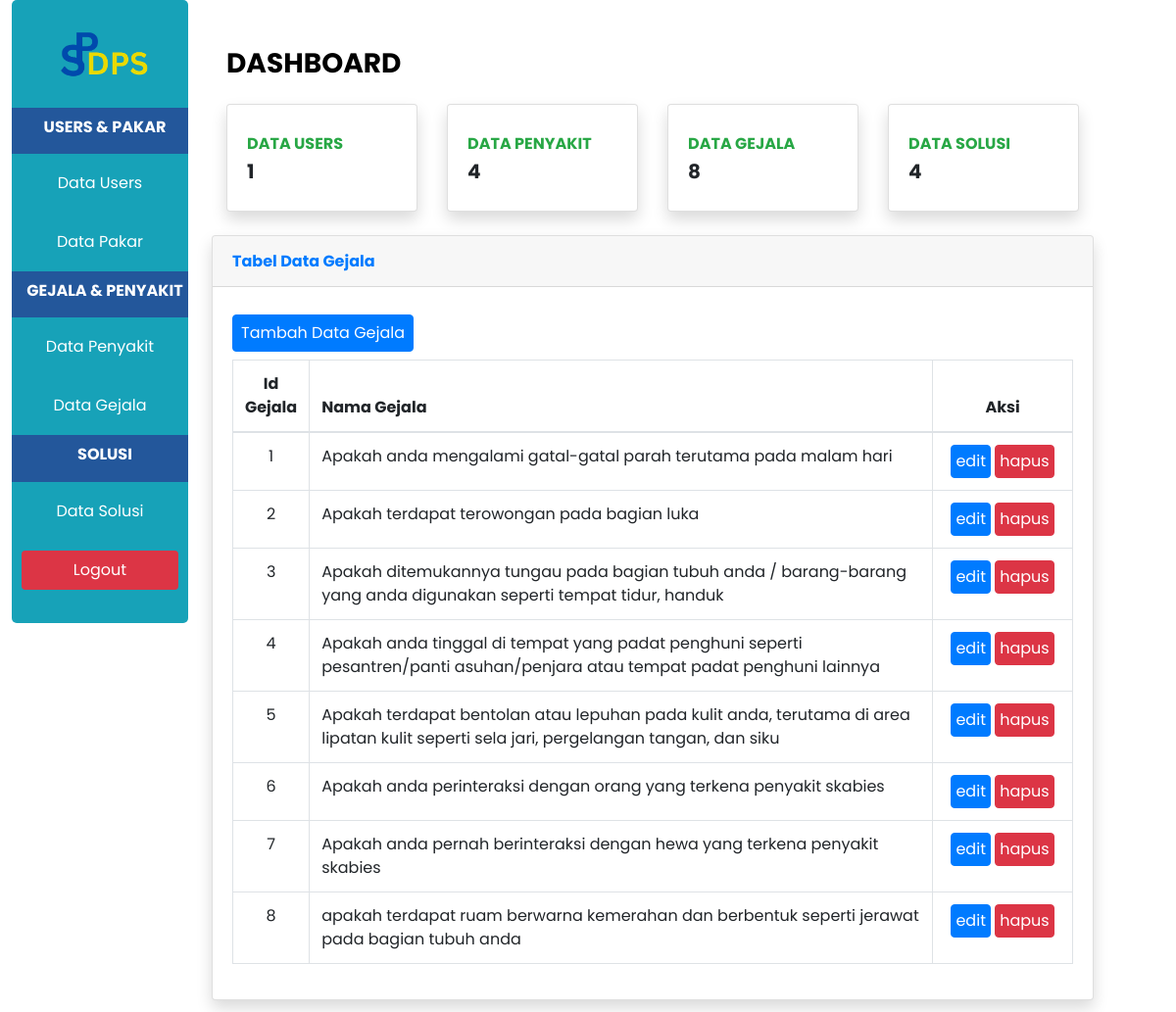
Page /indexGejala.php (signed in) on the committed database.
### tables this page shows
CREATE TABLE `gejala` (
  `id_gejala` int NOT NULL AUTO_INCREMENT,
  `gejala` varchar(255) NOT NULL,
  PRIMARY KEY (`id_gejala`)
);

### indexGejala.php (the view, shortened to what this page needs)
<?php
include "function.php";
$queryGejala = mysqli_query($koneksi, "SELECT * FROM gejala");
$jumlahPasien = mysqli_query($koneksi, "SELECT COUNT('id_user') as jml_pasien FROM user WHERE role='1'");
$pasien = mysqli_fetch_assoc($jumlahPasien);
$jumlahPenyakit = mysqli_query($koneksi, "SELECT COUNT('id_penyakit') as jml_penyakit FROM penyakit");
$penyakit = mysqli_fetch_assoc($jumlahPenyakit);
$jumlahGejala = mysqli_query($koneksi, "SELECT COUNT('id_gejala') as jml_gejala FROM gejala");
$gejala = mysqli_fetch_assoc($jumlahGejala);
$jumlahSolusi = mysqli_query($koneksi, "SELECT COUNT('id_solusi') as jml_solusi FROM solusi");
$solusi = mysqli_fetch_assoc($jumlahSolusi);
?>
<!DOCTYPE html>
<html lang="en">
<head>
    <link rel="stylesheet" href="style.css">
    <link rel="stylesheet" href="https://stackpath.bootstrapcdn.com/bootstrap/4.4.1/css/bootstrap.min.css" />
</head>
<body>
<div class="kiri bg-info">
        <section class="logo ">
        <a href="indexAdmin.php">
        <img src="gambar/DPS1.png" alt="" style="width: 100px; left:auto; right:auto;" class="ml-5 mr-5">
        </a>
        </section>
        <div class="sidebar-heading">
            <h5 class="font-weight-bold text-white text-uppercase teks">Users & Pakar </h5>
        </div>
        <section class="isi">
            <a class="nav-link" href="indexAdmin.php">
                <span>Data Users</span></a>
        </section>
        <section class="isi">
            <a class="nav-link" href="indexPakar.php">
                <span>Data Pakar</span></a>
        </section>
        <div class="sidebar-heading">
            <h5 class="font-weight-bold text-white text-uppercase teks">Gejala & Penyakit</h5>
        </div>
        <section class="isi">
            <a class="nav-link" href="indexPenyakit.php">
                <span>Data Penyakit</span>
            </a>
        </section>
        <section class="isi">
            <a class="nav-link" href="indexGejala.php">
                <span>Data Gejala</span>
            </a>
        </section>
        <div class="sidebar-heading">
            <h5 class="font-weight-bold text-white text-uppercase teks">Solusi</h5>
        </div>
        <section class="isi">
            <a class="nav-link" href="indexSolusi.php">
                <span>Data Solusi</span>
            </a>
        </section>
        <section class="isi">
            <a class="nav-link bg-danger rounded mb-4" href="logout.php">
                <span>Logout</span>
            </a>
        </section>
    </div>
    <div class="kanan">
        <div class="container-fluid mt-5">
            <div class="d-sm-flex align-items-center justify-content-between mb-4">
            <h1 class="h3 mb-0 text-gray-800"><strong>
                    <a  style="color: black;
    text-decoration: none;" href="indexAdmin.php">DASHBOARD</a></strong></h1>
            </div>
            <div class="row">
                <div class="col-xl-3 col-md-6 mb-4">
                    <div class="card border-left-primary shadow h-100 py-2">
                        <div class="card-body">
                            <div class="row no-gutters align-items-center">
                                <div class="col mr-2">
                                    <div class="text-xs font-weight-bold text-success text-uppercase mb-1">Data Users</div>
                                    <div class="h5 mb-0 font-weight-bold text-gray-800"><?= $pasien['jml_pasien']; ?></div>
                                </div>
                            </div>
                        </div>
                    </div>
                </div>
                <div class="col-xl-3 col-md-6 mb-4">
                    <div class="card border-left-success shadow h-100 py-2">
                        <div class="card-body">
                            <div class="row no-gutters align-items-center">
                                <div class="col mr-2">
                                    <div class="text-xs font-weight-bold text-success text-uppercase mb-1">Data Penyakit</div>
                                    <div class="h5 mb-0 font-weight-bold text-gray-800"><?= $penyakit['jml_penyakit']; ?></div>
                                </div>
                            </div>
                        </div>
                    </div>
                </div>
                <div class="col-xl-3 col-md-6 mb-4">
                    <div class="card border-left-info shadow h-100 py-2">
                        <div class="card-body">
                            <div class="row no-gutters align-items-center">
                                <div class="col mr-2">
                                    <div class="text-xs font-weight-bold text-success text-uppercase mb-1">Data Gejala</div>
                                    <div class="h5 mb-0 font-weight-bold text-gray-800"><?= $gejala['jml_gejala']; ?></div>
                                </div>
                            </div>
                        </div>
                    </div>
                </div>
                <div class="col-xl-3 col-md-6 mb-4">
                    <div class="card border-left-warning shadow h-100 py-2">
                        <div class="card-body">
                            <div class="row no-gutters align-items-center">
                                <div class="col mr-2">
                                    <div class="text-xs font-weight-bold text-success text-uppercase mb-1">Data Solusi</div>
                                    <div class="h5 mb-0 font-weight-bold text-gray-800"><?= $solusi['jml_solusi']; ?></div>
                                </div>
                            </div>
                        </div>
                    </div>
                </div>
                <div class="card shadow mb-12 w-100">
                    <div class="card-header py-3">
                        <h6 class="m-0 font-weight-bold text-primary">Tabel Data Gejala</h6>
                    </div>
                    <div class="card-body">
                        <form method="post" encytpe="multipart/form-data">
                            <table class="table table-bordered" id="dataTable" width="100%" cellspacing="0">
                                <thead>
                                    <tr>
                                        <th class="text-center col-1">Id Gejala</th>
                                        <th>Nama Gejala</th>
                                        <th class="text-center col-2">Aksi</th>
                                    </tr>
                                </thead>
                                <tbody>
                                    <?php while ($data = mysqli_fetch_assoc($queryGejala)) { ?>
                                        <tr>
                                            <td class="text-center"><?= $data['id_gejala']; ?></td>
                                            <td><?= $data['gejala']; ?></td>
                                            <td class="text-center">
                                                <a class="btn btn-primary p-1" href="ubahGejala.php?id_gejala=<?php echo $data["id_gejala"]; ?>">edit</a>
                                                <a href="function.php?act=hapusGejala&id_gejala=<?= $data['id_gejala']; ?>" onclick="return confirm('Yakin ingin menghapus data?');" class="btn btn-danger p-1">hapus</a>
                                            </td>
                                        </tr>
                                    <?php } ?>
                                </tbody>
                                <a href="tambahGejala.php" class="btn btn-primary my-2 px-2">Tambah Data Gejala</a>
                            </table>
                        </form>
                    </div>
                </div>
            </div>
        </div>
    </div>
</body>
</html>

### style.css (style rules this page uses)
*, body, html { margin: 0; padding: 0; font-family: "Poppins", sans-serif; box-sizing: border-box; scroll-behavior: smooth; }
.kiri { margin: 1%; margin-top: auto; width: 15%; height: auto; border-radius: 5px 5px 5px 5px; float: left; }
.kanan { margin: 1%; margin-top: auto; width: 75%; height: auto; float: left; }
.logo { display: flex; margin-top: 30px; margin-bottom: 30px; align-content: center; }
.teks { font-size: medium; }
.isi { text-align: center; padding: 10px; color: #4183d7; }
.sidebar-heading { color: #ffff; background-color: rgb(35, 87, 155); padding-left: 10px; padding-bottom: 10px; padding-top: 10px; text-align: center; }
.nav-link { text-align: center; color: #fff; }
.card { border: none; }
.btn-primary { background: #9490ff50; border: none; color: #4541af; border-radius: 10px; }

### rows in the picture
gejala: id_gejala "1", gejala "Apakah anda mengalami gatal-gatal parah terutama pada malam hari"
gejala: id_gejala "2", gejala "Apakah terdapat terowongan pada bagian luka"
gejala: id_gejala "3", gejala "Apakah ditemukannya tungau pada bagian tubuh anda / barang-barang yang anda digunakan seperti tempat tidur, handuk"
gejala: id_gejala "4", gejala "Apakah anda tinggal di tempat yang padat penghuni seperti pesantren/panti asuhan/penjara atau tempat padat penghuni lainnya"
gejala: id_gejala "5", gejala "Apakah terdapat bentolan atau lepuhan pada kulit anda, terutama di area lipatan kulit seperti sela jari, pergelangan tangan, dan siku"
gejala: id_gejala "6", gejala "Apakah anda perinteraksi dengan orang yang terkena penyakit skabies"
gejala: id_gejala "7", gejala "Apakah anda pernah berinteraksi dengan hewa yang terkena penyakit skabies"
gejala: id_gejala "8", gejala "apakah terdapat ruam berwarna kemerahan dan berbentuk seperti jerawat pada bagian tubuh anda"

### other values in the picture
$pasien['jml_pasien'] "1"
$penyakit['jml_penyakit'] "4"
$gejala['jml_gejala'] "8"
$solusi['jml_solusi'] "4"
